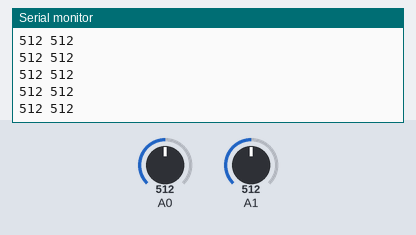
Simulated run of this sketch. Board: Arduino Uno, built with avr-gcc and run on an emulated ATmega328P. Shown: the last lines printed to the serial monitor. Inputs (shaded band) come from the test bench; at power-on: A0 = 512, A1 = 512.

Above: at 1.2 s.
1.3 s: A0 set to 716
At 1.33 s:
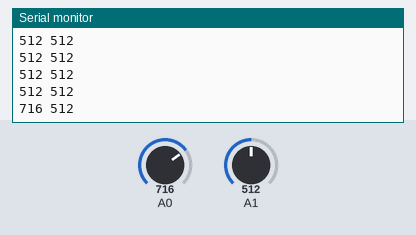
4.3 s: A1 set to 716
At 4.31 s:
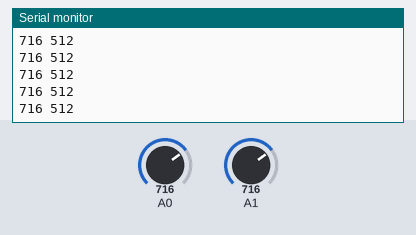
5.8 s: A0 set to 900
At 5.83 s:
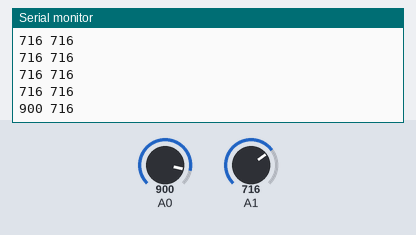
7.3 s: A1 set to 900
At 7.3 s:
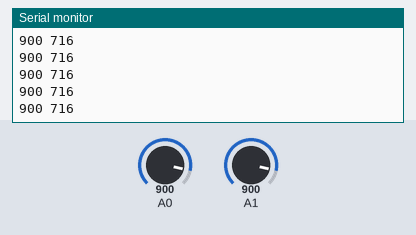
Timing chart, 0 to 9.8 s (numbered marks = the images above; inputs shaded):
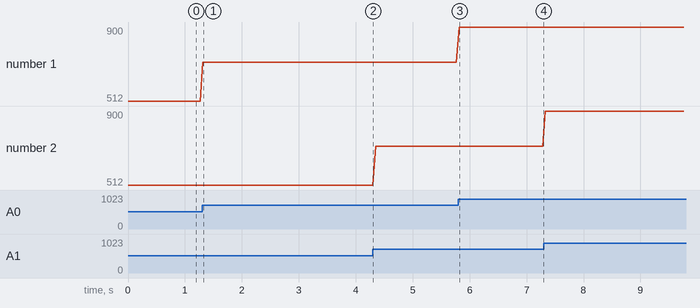

Measured:
- after the input at 1.3 s, the serial monitor: prints a new line at once (image 1)
- after the input at 5.8 s, the serial monitor: prints a new line at once (image 3)
- plotted number 1: 512 → 716 after the input at 1.3 s, 716 → 900 after the input at 5.8 s

The sketch:

Arduino_In_Out.ino
```cpp
// Use with MaxMSP 'serial reader.maxpat'


void setup() {
Serial.begin(9600);

}

void loop() {

//Serial read
int sensorValue01 = analogRead(A0);
int sensorValue02 = analogRead(A1);

//Serial write
  Serial.print(sensorValue01);
  Serial.print(" ");
  Serial.println(sensorValue02);

  //To add more outputs, follow pattern above and print other analogRead functions
  //with (" ") in between. Use Serial.println only for the last, use Serial.print for all others.

//Delay for stability
delay(50);


}
```
